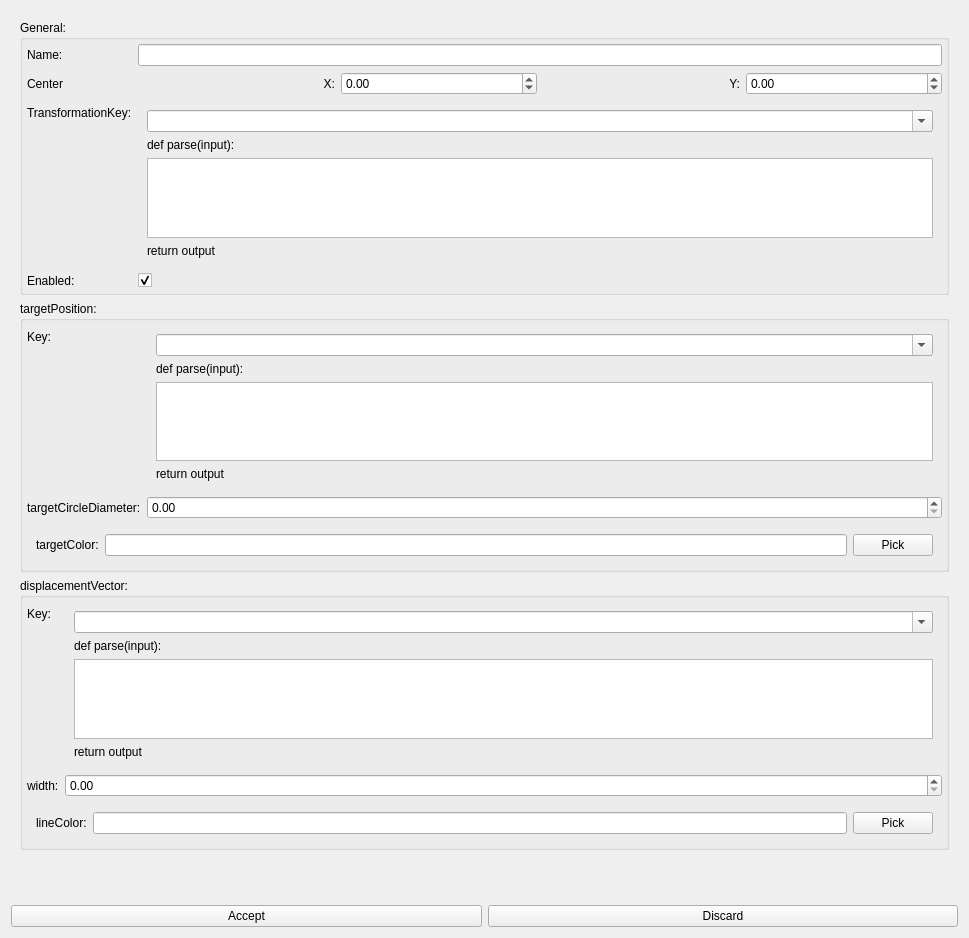
<?xml version="1.0" encoding="UTF-8"?>
<ui version="4.0">
 <class>MotionPlannerConfig</class>
 <widget class="QWidget" name="MotionPlannerConfig">
  <property name="geometry">
   <rect>
    <x>0</x>
    <y>0</y>
    <width>969</width>
    <height>938</height>
   </rect>
  </property>
  <property name="windowTitle">
   <string>Form</string>
  </property>
  <layout class="QVBoxLayout" name="verticalLayout">
   <item>
    <widget class="QScrollArea" name="scrollArea">
     <property name="frameShape">
      <enum>QFrame::NoFrame</enum>
     </property>
     <property name="frameShadow">
      <enum>QFrame::Plain</enum>
     </property>
     <property name="widgetResizable">
      <bool>true</bool>
     </property>
     <widget class="QWidget" name="scrollAreaWidgetContents">
      <property name="geometry">
       <rect>
        <x>0</x>
        <y>0</y>
        <width>951</width>
        <height>889</height>
       </rect>
      </property>
      <layout class="QVBoxLayout" name="verticalLayout_5">
       <item>
        <widget class="QGroupBox" name="groupBox">
         <property name="title">
          <string>General:</string>
         </property>
         <layout class="QVBoxLayout" name="verticalLayout_2">
          <property name="leftMargin">
           <number>0</number>
          </property>
          <property name="topMargin">
           <number>0</number>
          </property>
          <property name="rightMargin">
           <number>0</number>
          </property>
          <property name="bottomMargin">
           <number>0</number>
          </property>
          <item>
           <layout class="QFormLayout" name="formLayout">
            <property name="leftMargin">
             <number>4</number>
            </property>
            <property name="topMargin">
             <number>4</number>
            </property>
            <property name="rightMargin">
             <number>4</number>
            </property>
            <property name="bottomMargin">
             <number>4</number>
            </property>
            <item row="0" column="1">
             <widget class="QLineEdit" name="nameMotionPlannerEdit"/>
            </item>
            <item row="1" column="0">
             <widget class="QLabel" name="centerLabel">
              <property name="text">
               <string>Center</string>
              </property>
             </widget>
            </item>
            <item row="1" column="1">
             <widget class="QWidget" name="centerWidget" native="true">
              <layout class="QHBoxLayout" name="horizontalLayout_2">
               <property name="leftMargin">
                <number>0</number>
               </property>
               <property name="topMargin">
                <number>0</number>
               </property>
               <property name="rightMargin">
                <number>0</number>
               </property>
               <property name="bottomMargin">
                <number>0</number>
               </property>
               <item>
                <widget class="QLabel" name="label_center_x">
                 <property name="text">
                  <string>X:</string>
                 </property>
                 <property name="alignment">
                  <set>Qt::AlignRight|Qt::AlignTrailing|Qt::AlignVCenter</set>
                 </property>
                </widget>
               </item>
               <item>
                <widget class="QDoubleSpinBox" name="spin_center_x">
                 <property name="minimum">
                  <double>-99.989999999999995</double>
                 </property>
                </widget>
               </item>
               <item>
                <widget class="QLabel" name="label_center_y">
                 <property name="text">
                  <string>Y:</string>
                 </property>
                 <property name="alignment">
                  <set>Qt::AlignRight|Qt::AlignTrailing|Qt::AlignVCenter</set>
                 </property>
                </widget>
               </item>
               <item>
                <widget class="QDoubleSpinBox" name="spin_center_y">
                 <property name="minimum">
                  <double>-99.989999999999995</double>
                 </property>
                </widget>
               </item>
              </layout>
             </widget>
            </item>
            <item row="3" column="0">
             <widget class="QLabel" name="enabledLabel">
              <property name="text">
               <string>Enabled:</string>
              </property>
             </widget>
            </item>
            <item row="3" column="1">
             <widget class="QCheckBox" name="enabledCheckBox">
              <property name="checked">
               <bool>true</bool>
              </property>
             </widget>
            </item>
            <item row="0" column="0">
             <widget class="QLabel" name="nameLabel">
              <property name="text">
               <string>Name:</string>
              </property>
             </widget>
            </item>
            <item row="2" column="0">
             <widget class="QLabel" name="translationLabel">
              <property name="text">
               <string>TransformationKey:</string>
              </property>
             </widget>
            </item>
            <item row="2" column="1">
             <widget class="QWidget" name="translationWidget" native="true">
              <layout class="QVBoxLayout" name="verticalLayout_6">
               <item>
                <widget class="QComboBox" name="cbx_TransformationKey">
                 <property name="editable">
                  <bool>true</bool>
                 </property>
                </widget>
               </item>
               <item>
                <widget class="QLabel" name="label_4">
                 <property name="text">
                  <string>def parse(input):</string>
                 </property>
                </widget>
               </item>
               <item>
                <widget class="QTextEdit" name="edit_TransformationKeyLambda">
                 <property name="maximumSize">
                  <size>
                   <width>16777215</width>
                   <height>80</height>
                  </size>
                 </property>
                 <property name="tabStopWidth">
                  <number>16</number>
                 </property>
                </widget>
               </item>
               <item>
                <widget class="QLabel" name="label_3">
                 <property name="text">
                  <string>return output</string>
                 </property>
                </widget>
               </item>
              </layout>
             </widget>
            </item>
           </layout>
          </item>
         </layout>
        </widget>
       </item>
       <item>
        <widget class="QGroupBox" name="groupBox_2">
         <property name="title">
          <string>targetPosition:</string>
         </property>
         <layout class="QVBoxLayout" name="verticalLayout_3">
          <property name="leftMargin">
           <number>0</number>
          </property>
          <property name="topMargin">
           <number>0</number>
          </property>
          <property name="rightMargin">
           <number>0</number>
          </property>
          <property name="bottomMargin">
           <number>0</number>
          </property>
          <item>
           <layout class="QFormLayout" name="formLayout_2">
            <property name="leftMargin">
             <number>4</number>
            </property>
            <property name="topMargin">
             <number>4</number>
            </property>
            <property name="rightMargin">
             <number>4</number>
            </property>
            <property name="bottomMargin">
             <number>4</number>
            </property>
            <item row="1" column="1">
             <widget class="QWidget" name="keyLambdaWidget" native="true">
              <layout class="QVBoxLayout" name="verticalLayout_4">
               <item>
                <widget class="QComboBox" name="cbx_targetPositionKey">
                 <property name="editable">
                  <bool>true</bool>
                 </property>
                </widget>
               </item>
               <item>
                <widget class="QLabel" name="label">
                 <property name="text">
                  <string>def parse(input):</string>
                 </property>
                </widget>
               </item>
               <item>
                <widget class="QTextEdit" name="edit_targetPositionKeyLambda">
                 <property name="maximumSize">
                  <size>
                   <width>16777215</width>
                   <height>80</height>
                  </size>
                 </property>
                 <property name="tabStopWidth">
                  <number>16</number>
                 </property>
                </widget>
               </item>
               <item>
                <widget class="QLabel" name="label_2">
                 <property name="text">
                  <string>return output</string>
                 </property>
                </widget>
               </item>
              </layout>
             </widget>
            </item>
            <item row="2" column="0">
             <widget class="QLabel" name="targetCircleDiameter">
              <property name="text">
               <string>targetCircleDiameter:</string>
              </property>
             </widget>
            </item>
            <item row="2" column="1">
             <widget class="QDoubleSpinBox" name="spin_targetCircleDiameter"/>
            </item>
            <item row="3" column="0" colspan="2">
             <widget class="QWidget" name="targetColorWidget" native="true">
              <layout class="QHBoxLayout" name="horizontalLayout_3">
               <item>
                <widget class="QLabel" name="targetColorLabel">
                 <property name="text">
                  <string>targetColor:</string>
                 </property>
                </widget>
               </item>
               <item>
                <widget class="QLineEdit" name="edit_targetColor"/>
               </item>
               <item>
                <widget class="QPushButton" name="btn_targetColor">
                 <property name="text">
                  <string>Pick</string>
                 </property>
                 <property name="flat">
                  <bool>false</bool>
                 </property>
                </widget>
               </item>
              </layout>
             </widget>
            </item>
            <item row="1" column="0">
             <widget class="QLabel" name="KeyLabel">
              <property name="text">
               <string>Key:</string>
              </property>
             </widget>
            </item>
           </layout>
          </item>
         </layout>
        </widget>
       </item>
       <item>
        <widget class="QGroupBox" name="groupBox_3">
         <property name="title">
          <string>displacementVector:</string>
         </property>
         <layout class="QVBoxLayout" name="verticalLayout_7">
          <property name="leftMargin">
           <number>0</number>
          </property>
          <property name="topMargin">
           <number>0</number>
          </property>
          <property name="rightMargin">
           <number>0</number>
          </property>
          <property name="bottomMargin">
           <number>0</number>
          </property>
          <item>
           <layout class="QFormLayout" name="formLayout_4">
            <property name="leftMargin">
             <number>4</number>
            </property>
            <property name="topMargin">
             <number>4</number>
            </property>
            <property name="rightMargin">
             <number>4</number>
            </property>
            <property name="bottomMargin">
             <number>4</number>
            </property>
            <item row="1" column="1">
             <widget class="QWidget" name="keyLambdaWidget_3" native="true">
              <layout class="QVBoxLayout" name="verticalLayout_8">
               <item>
                <widget class="QComboBox" name="cbx_displacementVectorKey">
                 <property name="editable">
                  <bool>true</bool>
                 </property>
                </widget>
               </item>
               <item>
                <widget class="QLabel" name="label_7">
                 <property name="text">
                  <string>def parse(input):</string>
                 </property>
                </widget>
               </item>
               <item>
                <widget class="QTextEdit" name="edit_displacementVectorKeyLambda">
                 <property name="maximumSize">
                  <size>
                   <width>16777215</width>
                   <height>80</height>
                  </size>
                 </property>
                 <property name="tabStopWidth">
                  <number>16</number>
                 </property>
                </widget>
               </item>
               <item>
                <widget class="QLabel" name="label_8">
                 <property name="text">
                  <string>return output</string>
                 </property>
                </widget>
               </item>
              </layout>
             </widget>
            </item>
            <item row="2" column="0">
             <widget class="QLabel" name="lbl_displacementVectorWidth">
              <property name="text">
               <string>width:</string>
              </property>
             </widget>
            </item>
            <item row="2" column="1">
             <widget class="QDoubleSpinBox" name="spin_lineWidth"/>
            </item>
            <item row="3" column="0" colspan="2">
             <widget class="QWidget" name="targetColorWidget_3" native="true">
              <layout class="QHBoxLayout" name="horizontalLayout_5">
               <item>
                <widget class="QLabel" name="lineColorLabel">
                 <property name="text">
                  <string>lineColor:</string>
                 </property>
                </widget>
               </item>
               <item>
                <widget class="QLineEdit" name="edit_lineColor"/>
               </item>
               <item>
                <widget class="QPushButton" name="btn_lineColor">
                 <property name="text">
                  <string>Pick</string>
                 </property>
                 <property name="flat">
                  <bool>false</bool>
                 </property>
                </widget>
               </item>
              </layout>
             </widget>
            </item>
            <item row="1" column="0">
             <widget class="QLabel" name="KeyLabel_3">
              <property name="text">
               <string>Key:</string>
              </property>
             </widget>
            </item>
           </layout>
          </item>
         </layout>
        </widget>
       </item>
       <item>
        <spacer name="verticalSpacer">
         <property name="orientation">
          <enum>Qt::Vertical</enum>
         </property>
         <property name="sizeHint" stdset="0">
          <size>
           <width>20</width>
           <height>40</height>
          </size>
         </property>
        </spacer>
       </item>
      </layout>
     </widget>
    </widget>
   </item>
   <item>
    <layout class="QHBoxLayout" name="horizontalLayout">
     <item>
      <widget class="QPushButton" name="btnAccept">
       <property name="text">
        <string>Accept</string>
       </property>
      </widget>
     </item>
     <item>
      <widget class="QPushButton" name="btnDiscard">
       <property name="text">
        <string>Discard</string>
       </property>
      </widget>
     </item>
    </layout>
   </item>
  </layout>
 </widget>
 <tabstops>
  <tabstop>nameMotionPlannerEdit</tabstop>
  <tabstop>spin_center_x</tabstop>
  <tabstop>spin_center_y</tabstop>
  <tabstop>enabledCheckBox</tabstop>
  <tabstop>edit_targetPositionKeyLambda</tabstop>
  <tabstop>spin_targetCircleDiameter</tabstop>
  <tabstop>btnAccept</tabstop>
  <tabstop>btnDiscard</tabstop>
  <tabstop>scrollArea</tabstop>
 </tabstops>
 <resources/>
 <connections/>
</ui>
